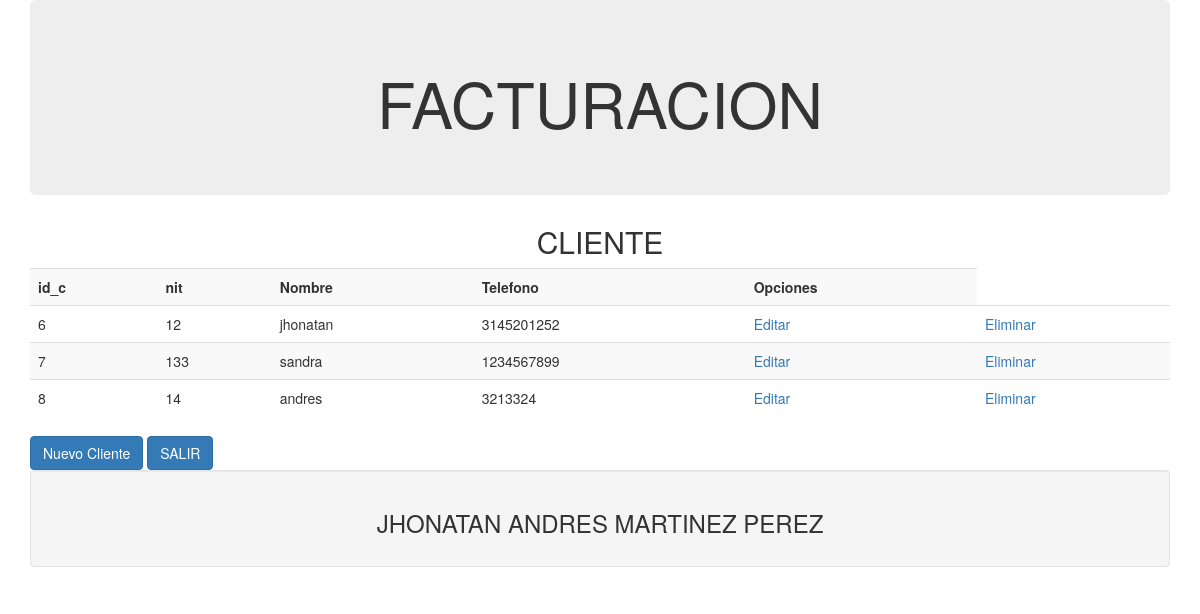
The app's page /cliente.php with its own data.
### tables this page shows
CREATE TABLE `cliente` (
  `id_c` int(11) NOT NULL,
  `nit` varchar(50) NOT NULL,
  `nombre` varchar(50) NOT NULL,
  `telefono` varchar(50) NOT NULL
);

### cliente.php (the view, shortened to what this page needs)
<?php
$db = new PDO('mysql:host=localhost;dbname=taller','root','');
$db->setAttribute(PDO::ATTR_ERRMODE, PDO::ERRMODE_EXCEPTION);
$db->setAttribute(PDO::ATTR_DEFAULT_FETCH_MODE, PDO::FETCH_OBJ);
$cliente = $db->query('SELECT * FROM cliente')->fetchALL();
?>
<!DOCTYPE html>
<html>
<head>
	<link rel="stylesheet" type="text/css" href="css/bootstrap.css">
</head>
<body>
	<div class="container">
		<div class="jumbotron">
			<center><h1>FACTURACION</h1></center>
		</div>
		<div>
			<center><h2>CLIENTE</h2></center>
		</div>
		<div class="xxx">
			<table class="table table-hover table-striped">
				<tr>
					<th>id_c</th>
                    <th>nit</th>
					<th>Nombre</th>
					<th>Telefono</th>
					<th>Opciones</th>
				</tr>
				<?php foreach ($cliente as $c):?>
					<tr>
						<td><?php echo $c->id_c; ?></td>
                        <td><?php echo $c->nit; ?></td>
						<td><?php echo $c->nombre;   ?></td>
						<td><?php echo $c->telefono; ?></td>
						<td>
							<a href="editarc.php?
										id_c=<?php echo $c->id_c?>&
                                        nit=<?php echo $c->nit?>&
										nombre=<?php echo $c->nombre?>&
										telefono=<?php echo $c->telefono?>">Editar</a>
						</td>
						<td>
							<a href="eliminarc.php?id_c=<?php echo $c->id_c?>">Eliminar</a>
						</td>
					</tr>
				<?php endforeach; ?>
			</table>
			<a href="fcliente.php" class="btn btn-primary">Nuevo Cliente</a>
			<a href="index.php" class="btn btn-primary">SALIR</a>
		</div>
		<div class="well">
			<center><h3>JHONATAN ANDRES MARTINEZ PEREZ</h3></center>
		</div>
				</body>
				</html>

### records on screen
cliente: id_c "6", nit "12", nombre "jhonatan", telefono "3145201252"
cliente: id_c "7", nit "133", nombre "sandra", telefono "1234567899"
cliente: id_c "8", nit "14", nombre "andres", telefono "3213324"
